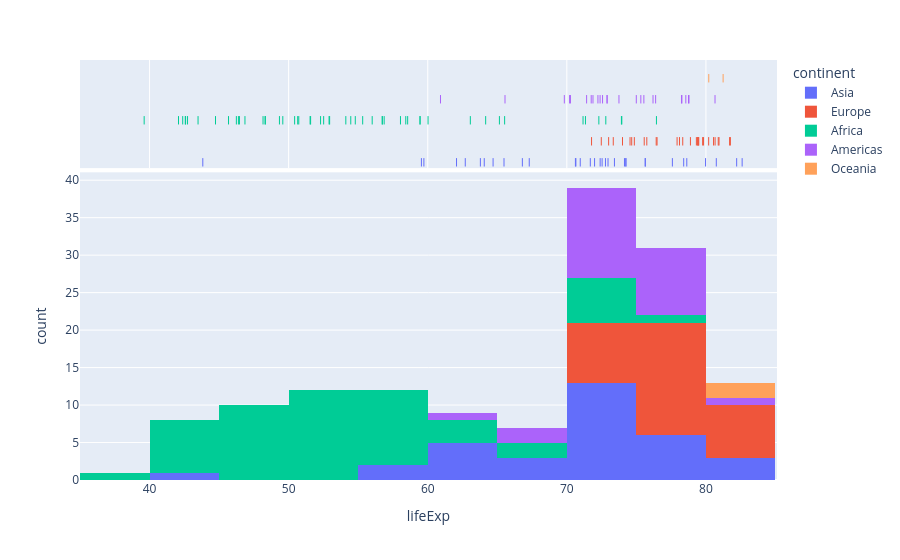

Notebook code cell kept with this figure:
### Markdown cell above
### Histogram  
https://en.wikipedia.org/wiki/Histogram

### Code cell
# A histogram groups data into "bins" (ranges) and counts how many values
# fall in each bin. The 'marginal="rug"' adds tick marks along the x-axis
# showing individual data points — great for seeing the actual distribution.
px.histogram(
    df,
    x="lifeExp",
    hover_name="country",
    color="continent",
    marginal="rug"
)

### Figure 1 — Plotly figure (JSON) as saved in the notebook; plotly's stock layout.template omitted (floating-point values rounded to 4 significant figures)
{"data": [{"bingroup": "x", "hovertemplate": "continent=Asia<br>lifeExp=%{x}<br>count=%{y}<extra></extra>", "legendgroup": "Asia", "marker": {"color": "#636efa", "pattern": {"shape": ""}}, "name": "Asia", "orientation": "v", "showlegend": true, "type": "histogram", "x": [43.83, 75.64, 64.06, 59.72, 72.96, 82.21, 64.7, 70.65, 70.96, 59.55, 80.75, 82.6, 72.53, 67.3, 78.62, 77.59, 71.99, 74.24, 66.8, 62.07, 63.78, 75.64, 65.48, 71.69, 72.78, 79.97, 72.4, 74.14, 78.4, 70.62, 74.25, 73.42, 62.7], "xaxis": "x", "yaxis": "y"}, {"boxpoints": "all", "fillcolor": "rgba(255,255,255,0)", "hoveron": "points", "hovertemplate": "<b>%{hovertext}</b><br><br>continent=Asia<br>lifeExp=%{x}<extra></extra>", "hovertext": ["Afghanistan", "Bahrain", "Bangladesh", "Cambodia", "China", "Hong Kong, China", "India", "Indonesia", "Iran", "Iraq", "Israel", "Japan", "Jordan", "Korea, Dem. Rep.", "Korea, Rep.", "Kuwait", "Lebanon", "Malaysia", "Mongolia", "Myanmar", "Nepal", "Oman", "Pakistan", "Philippines", "Saudi Arabia", "Singapore", "Sri Lanka", "Syria", "Taiwan", "Thailand", "Vietnam", "West Bank and Gaza", "Yemen, Rep."], "jitter": 0, "legendgroup": "Asia", "line": {"color": "rgba(255,255,255,0)"}, "marker": {"color": "#636efa", "symbol": "line-ns-open"}, "name": "Asia", "showlegend": false, "type": "box", "x": [43.83, 75.64, 64.06, 59.72, 72.96, 82.21, 64.7, 70.65, 70.96, 59.55, 80.75, 82.6, 72.53, 67.3, 78.62, 77.59, 71.99, 74.24, 66.8, 62.07, 63.78, 75.64, 65.48, 71.69, 72.78, 79.97, 72.4, 74.14, 78.4, 70.62, 74.25, 73.42, 62.7], "xaxis": "x2", "yaxis": "y2"}, {"bingroup": "x", "hovertemplate": "continent=Europe<br>lifeExp=%{x}<br>count=%{y}<extra></extra>", "legendgroup": "Europe", "marker": {"color": "#EF553B", "pattern": {"shape": ""}}, "name": "Europe", "orientation": "v", "showlegend": true, "type": "histogram", "x": [76.42, 79.83, 79.44, 74.85, 73.0, 75.75, 76.49, 78.33, 79.31, 80.66, 79.41, 79.48, 73.34, 81.76, 78.89, 80.55, 74.54, 79.76, 80.2, 75.56, 78.1, 72.48, 74.0, 74.66, 77.93, 80.94, 80.88, 81.7, 71.78, 79.42], "xaxis": "x", "yaxis": "y"}, {"boxpoints": "all", "fillcolor": "rgba(255,255,255,0)", "hoveron": "points", "hovertemplate": "<b>%{hovertext}</b><br><br>continent=Europe<br>lifeExp=%{x}<extra></extra>", "hovertext": ["Albania", "Austria", "Belgium", "Bosnia and Herzegovina", "Bulgaria", "Croatia", "Czech Republic", "Denmark", "Finland", "France", "Germany", "Greece", "Hungary", "Iceland", "Ireland", "Italy", "Montenegro", "Netherlands", "Norway", "Poland", "Portugal", "Romania", "Serbia", "Slovak Republic", "Slovenia", "Spain", "Sweden", "Switzerland", "Turkey", "United Kingdom"], "jitter": 0, "legendgroup": "Europe", "line": {"color": "rgba(255,255,255,0)"}, "marker": {"color": "#EF553B", "symbol": "line-ns-open"}, "name": "Europe", "showlegend": false, "type": "box", "x": [76.42, 79.83, 79.44, 74.85, 73.0, 75.75, 76.49, 78.33, 79.31, 80.66, 79.41, 79.48, 73.34, 81.76, 78.89, 80.55, 74.54, 79.76, 80.2, 75.56, 78.1, 72.48, 74.0, 74.66, 77.93, 80.94, 80.88, 81.7, 71.78, 79.42], "xaxis": "x2", "yaxis": "y2"}, {"bingroup": "x", "hovertemplate": "continent=Africa<br>lifeExp=%{x}<br>count=%{y}<extra></extra>", "legendgroup": "Africa", "marker": {"color": "#00cc96", "pattern": {"shape": ""}}, "name": "Africa", "orientation": "v", "showlegend": true, "type": "histogram", "x": [72.3, 42.73, 56.73, 50.73, 52.3, 49.58, 50.43, 44.74, 50.65, 65.15, 46.46, 55.32, 48.33, 54.79, 71.34, 51.58, 58.04, 52.95, 56.73, 59.45, 60.02, 56.01, 46.39, 54.11, 42.59, 45.68, 73.95, 59.44, 48.3, 54.47, 64.16, 72.8, 71.16, 42.08, 52.91, 56.87, 46.86, 76.44, 46.24, 65.53, 63.06, 42.57, 48.16, 49.34, 58.56, 39.61, 52.52, 58.42, 73.92, 51.54, 42.38, 43.49], "xaxis": "x", "yaxis": "y"}, {"boxpoints": "all", "fillcolor": "rgba(255,255,255,0)", "hoveron": "points", "hovertemplate": "<b>%{hovertext}</b><br><br>continent=Africa<br>lifeExp=%{x}<extra></extra>", "hovertext": ["Algeria", "Angola", "Benin", "Botswana", "Burkina Faso", "Burundi", "Cameroon", "Central African Republic", "Chad", "Comoros", "Congo, Dem. Rep.", "Congo, Rep.", "Cote d'Ivoire", "Djibouti", "Egypt", "Equatorial Guinea", "Eritrea", "Ethiopia", "Gabon", "Gambia", "Ghana", "Guinea", "Guinea-Bissau", "Kenya", "Lesotho", "Liberia", "Libya", "Madagascar", "Malawi", "Mali", "Mauritania", "Mauritius", "Morocco", "Mozambique", "Namibia", "Niger", "Nigeria", "Reunion", "Rwanda", "Sao Tome and Principe", "Senegal", "Sierra Leone", "Somalia", "South Africa", "Sudan", "Swaziland", "Tanzania", "Togo", "Tunisia", "Uganda", "Zambia", "Zimbabwe"], "jitter": 0, "legendgroup": "Africa", "line": {"color": "rgba(255,255,255,0)"}, "marker": {"color": "#00cc96", "symbol": "line-ns-open"}, "name": "Africa", "showlegend": false, "type": "box", "x": [72.3, 42.73, 56.73, 50.73, 52.3, 49.58, 50.43, 44.74, 50.65, 65.15, 46.46, 55.32, 48.33, 54.79, 71.34, 51.58, 58.04, 52.95, 56.73, 59.45, 60.02, 56.01, 46.39, 54.11, 42.59, 45.68, 73.95, 59.44, 48.3, 54.47, 64.16, 72.8, 71.16, 42.08, 52.91, 56.87, 46.86, 76.44, 46.24, 65.53, 63.06, 42.57, 48.16, 49.34, 58.56, 39.61, 52.52, 58.42, 73.92, 51.54, 42.38, 43.49], "xaxis": "x2", "yaxis": "y2"}, {"bingroup": "x", "hovertemplate": "continent=Americas<br>lifeExp=%{x}<br>count=%{y}<extra></extra>", "legendgroup": "Americas", "marker": {"color": "#ab63fa", "pattern": {"shape": ""}}, "name": "Americas", "orientation": "v", "showlegend": true, "type": "histogram", "x": [75.32, 65.55, 72.39, 80.65, 78.55, 72.89, 78.78, 78.27, 72.23, 74.99, 71.88, 70.26, 60.92, 70.2, 72.57, 76.19, 72.9, 75.54, 71.75, 71.42, 78.75, 69.82, 78.24, 76.38, 73.75], "xaxis": "x", "yaxis": "y"}, {"boxpoints": "all", "fillcolor": "rgba(255,255,255,0)", "hoveron": "points", "hovertemplate": "<b>%{hovertext}</b><br><br>continent=Americas<br>lifeExp=%{x}<extra></extra>", "hovertext": ["Argentina", "Bolivia", "Brazil", "Canada", "Chile", "Colombia", "Costa Rica", "Cuba", "Dominican Republic", "Ecuador", "El Salvador", "Guatemala", "Haiti", "Honduras", "Jamaica", "Mexico", "Nicaragua", "Panama", "Paraguay", "Peru", "Puerto Rico", "Trinidad and Tobago", "United States", "Uruguay", "Venezuela"], "jitter": 0, "legendgroup": "Americas", "line": {"color": "rgba(255,255,255,0)"}, "marker": {"color": "#ab63fa", "symbol": "line-ns-open"}, "name": "Americas", "showlegend": false, "type": "box", "x": [75.32, 65.55, 72.39, 80.65, 78.55, 72.89, 78.78, 78.27, 72.23, 74.99, 71.88, 70.26, 60.92, 70.2, 72.57, 76.19, 72.9, 75.54, 71.75, 71.42, 78.75, 69.82, 78.24, 76.38, 73.75], "xaxis": "x2", "yaxis": "y2"}, {"bingroup": "x", "hovertemplate": "continent=Oceania<br>lifeExp=%{x}<br>count=%{y}<extra></extra>", "legendgroup": "Oceania", "marker": {"color": "#FFA15A", "pattern": {"shape": ""}}, "name": "Oceania", "orientation": "v", "showlegend": true, "type": "histogram", "x": [81.23, 80.2], "xaxis": "x", "yaxis": "y"}, {"boxpoints": "all", "fillcolor": "rgba(255,255,255,0)", "hoveron": "points", "hovertemplate": "<b>%{hovertext}</b><br><br>continent=Oceania<br>lifeExp=%{x}<extra></extra>", "hovertext": ["Australia", "New Zealand"], "jitter": 0, "legendgroup": "Oceania", "line": {"color": "rgba(255,255,255,0)"}, "marker": {"color": "#FFA15A", "symbol": "line-ns-open"}, "name": "Oceania", "showlegend": false, "type": "box", "x": [81.23, 80.2], "xaxis": "x2", "yaxis": "y2"}], "layout": {"barmode": "relative", "legend": {"title": {"text": "continent"}, "tracegroupgap": 0}, "margin": {"t": 60}, "xaxis": {"anchor": "y", "domain": [0, 1], "title": {"text": "lifeExp"}}, "xaxis2": {"anchor": "y2", "domain": [0, 1], "matches": "x", "showgrid": true, "showticklabels": false}, "yaxis": {"anchor": "x", "domain": [0, 0.7326], "title": {"text": "count"}}, "yaxis2": {"anchor": "x2", "domain": [0.7426, 1], "matches": "y2", "showgrid": false, "showline": false, "showticklabels": false, "ticks": ""}}}
